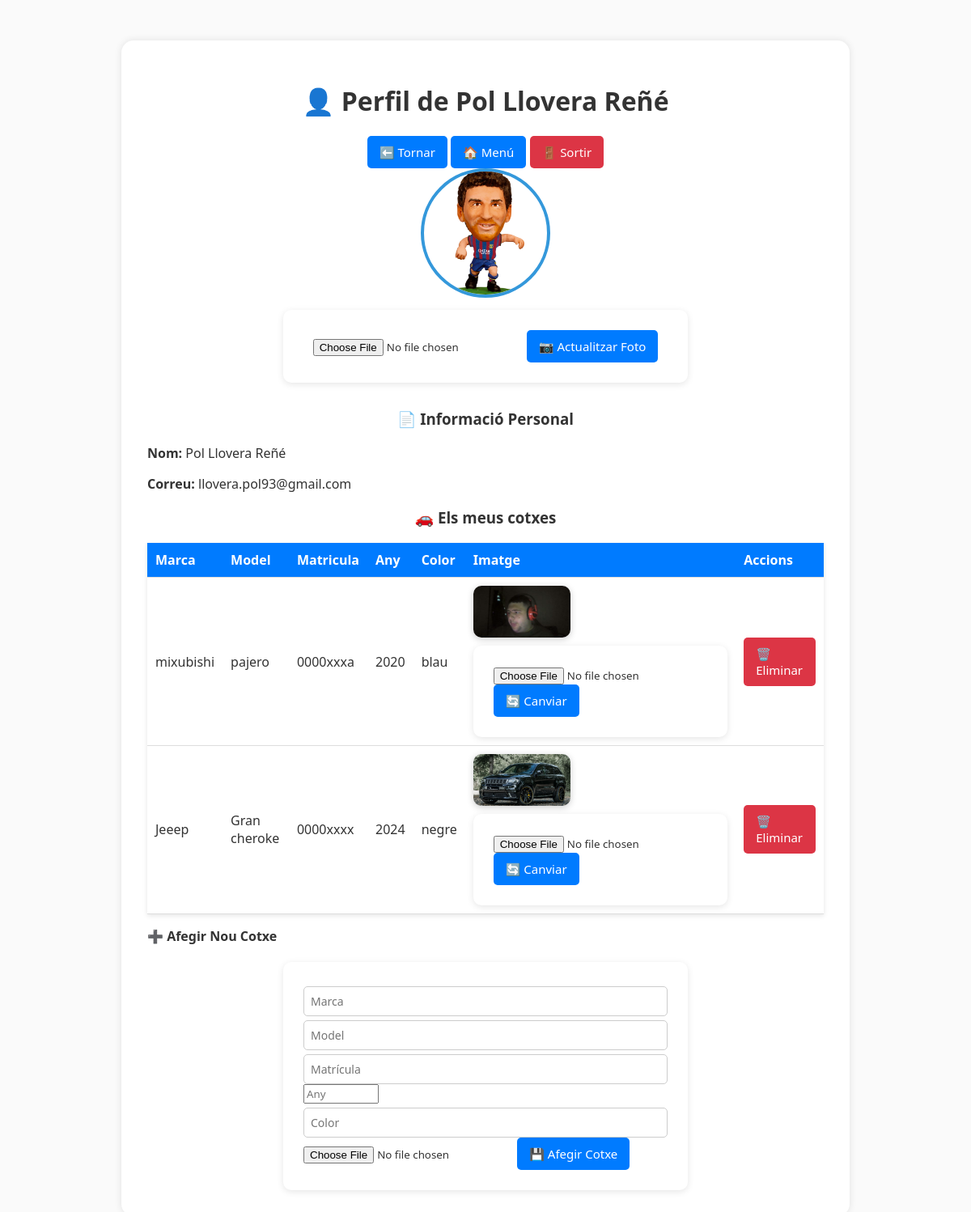
/editar.php (signed in), run on the app's committed database.
### tables this page shows
CREATE TABLE IF NOT EXISTS `usuaris` (
  `id` int NOT NULL AUTO_INCREMENT,
  `nom` varchar(100) NOT NULL,
  `imatge_perfil` varchar(255) DEFAULT 'default.png',
  `correu` varchar(100) NOT NULL,
  `contrasenya` varchar(255) NOT NULL,
  PRIMARY KEY (`id`),
  UNIQUE KEY `correu` (`correu`)
);

CREATE TABLE IF NOT EXISTS `cotxes` (
  `id` int NOT NULL AUTO_INCREMENT,
  `usuari_id` int NOT NULL,
  `marca` varchar(100) DEFAULT NULL,
  `model` varchar(100) DEFAULT NULL,
  `matricula` varchar(20) DEFAULT NULL,
  `imatge` longblob,
  `color` varchar(50) DEFAULT NULL,
  `any` int DEFAULT NULL,
  PRIMARY KEY (`id`),
  UNIQUE KEY `matricula` (`matricula`),
  KEY `usuari_id` (`usuari_id`)
);

### editar.php (the view, shortened to what this page needs)
<?php
require_once "connexio.php";
$idUsuari = $_SESSION['usuari_id'];
$sqlUsuari = $conn->prepare("SELECT nom, correu, imatge_perfil FROM usuaris WHERE id = ?");
$sqlUsuari->bind_param("i", $idUsuari);
$sqlUsuari->execute();
$dadesUsuari = $sqlUsuari->get_result()->fetch_assoc();
$cotxes = $conn->prepare("SELECT * FROM cotxes WHERE usuari_id = ?");
$cotxes->bind_param("i", $idUsuari);
$cotxes->execute();
$cotxesResult = $cotxes->get_result();
?>
<!DOCTYPE html>
<html lang="ca">
<head>
    <link rel="stylesheet" href="css/estilo.css">
</head>
<body>
<div class="container">
    <h1 class="center">👤 Perfil de <?php echo htmlspecialchars($dadesUsuari['nom']); ?></h1>
    <div class="center">
        <a href="index.php" class="boto">⬅️ Tornar</a>
        <a href="principal.php" class="boto">🏠 Menú</a>
        <a href="logout.php" class="boto danger">🚪 Sortir</a>
    </div>
    <div class="perfil-header">
        <img src="uploads/<?php echo htmlspecialchars($dadesUsuari['imatge_perfil']); ?>" alt="Perfil">
        <form method="post" enctype="multipart/form-data">
            <input type="file" name="imatge" accept="image/*" required>
            <button type="submit" class="boto success">📷 Actualitzar Foto</button>
        </form>
    </div>
    <div class="perfil-section">
        <h3>📄 Informació Personal</h3>
        <p><strong>Nom:</strong> <?php echo htmlspecialchars($dadesUsuari['nom']); ?></p>
        <p><strong>Correu:</strong> <?php echo htmlspecialchars($dadesUsuari['correu']); ?></p>
    </div>
    <div class="perfil-section">
        <h3>🚗 Els meus cotxes</h3>
        <table>
            <thead>
            <tr>
                <th>Marca</th>
                <th>Model</th>
                <th>Matricula</th>
                <th>Any</th>
                <th>Color</th>
                <th>Imatge</th>
                <th>Accions</th>
            </tr>
            </thead>
            <tbody>
            <?php while ($c = $cotxesResult->fetch_assoc()): ?>
                <tr>
                    <td><?php echo htmlspecialchars($c['marca']); ?></td>
                    <td><?php echo htmlspecialchars($c['model']); ?></td>
                    <td><?php echo htmlspecialchars($c['matricula']); ?></td>
                    <td><?php echo htmlspecialchars($c['any']); ?></td>
                    <td><?php echo htmlspecialchars($c['color']); ?></td>
                    <td>
                        <?php if (!empty($c['imatge'])): ?>
                            <img src="uploads/<?php echo htmlspecialchars($c['imatge']); ?>" class="miniatura" onclick="mostrarImatge(this)">
                            <form method="post" enctype="multipart/form-data" style="margin-top:5px;">
                                <input type="file" name="nova_imatge" accept="image/*" required>
                                <button type="submit" class="boto success">🔄 Canviar</button>
                            </form>
                        <?php else: ?>
                            <em>Sense imatge</em>
                        <?php endif; ?>
                    </td>
                    <td>
                        <a href="?delete_cotxe=<?php echo $c['id']; ?>" class="boto danger" onclick="return confirm('Eliminar cotxe?')">🗑️ Eliminar</a>
                    </td>
                </tr>
            <?php endwhile; ?>
            </tbody>
        </table>
        <h4 style="margin-top:1rem;">➕ Afegir Nou Cotxe</h4>
        <form method="post" enctype="multipart/form-data">
            <input type="text" name="marca" placeholder="Marca" required>
            <input type="text" name="model" placeholder="Model" required>
            <input type="text" name="matricula" placeholder="Matrícula" required>
            <input type="number" name="any" placeholder="Any" min="1900" max="2025">
            <input type="text" name="color" placeholder="Color">
            <input type="file" name="imatge_cotxe" accept="image/*">
            <button type="submit" class="boto success">💾 Afegir Cotxe</button>
        </form>
    </div>
</div>
</body>
</html>

### css/estilo.css (style rules this page uses)
:root { --color-fons: #f3f4f6; --color-text: #333; --color-principal: #007bff; --color-principal-hover: #0056b3; --color-exit: #dc3545; --color-exit-hover: #a71d2a; --color-success: #28a745; --color-success-hover: #1e7e34; }
* { box-sizing: border-box; font-family: "Segoe UI", Arial, sans-serif; }
body { background-color: var(--color-fons); color: var(--color-text); margin: 0; padding: 20px; }
h1, h2, h3 { text-align: center; color: var(--color-text); }
.container { max-width: 800px; margin: 0 auto; background: #fff; padding: 20px; border-radius: 10px; box-shadow: 0 2px 8px rgba(0,0,0,0.1); }
form { background: white; max-width: 500px; margin: 0 auto; padding: 25px; border-radius: 10px; box-shadow: 0 2px 8px rgba(0,0,0,0.1); }
input[type="text"], input[type="email"], input[type="password"], input[type="date"], input[type="time"], select, textarea { width: 100%; padding: 8px; margin-top: 5px; border: 1px solid #ccc; border-radius: 5px; font-size: 14px; }
button, a.boto { display: inline-block; padding: 10px 15px; border: none; border-radius: 5px; color: white; font-size: 15px; cursor: pointer; text-decoration: none; transition: background 0.2s ease; }
button { background-color: var(--color-principal); }
a.boto { background-color: var(--color-principal); }
a.danger { background-color: var(--color-exit); }
table { border-collapse: collapse; width: 100%; margin-top: 15px; background: white; box-shadow: 0 2px 6px rgba(0,0,0,0.1); }
th, td { padding: 10px; border-bottom: 1px solid #ddd; text-align: left; }
th { background-color: var(--color-principal); color: white; }
.center { text-align: center; }

### editar.php (style rules this page uses)
body { background-color: #fafafa; }
.container { width: 90%; max-width: 900px; margin: 30px auto; background: white; padding: 2rem; border-radius: 15px; box-shadow: 0 0 10px rgba(0,0,0,0.1); }
.perfil-header { text-align: center; margin-bottom: 2rem; }
.perfil-header img { width: 160px; height: 160px; border-radius: 50%; object-fit: cover; border: 4px solid #3498db; margin-bottom: 10px; }
.miniatura { width: 120px; border-radius: 10px; cursor: pointer; transition: transform 0.2s; box-shadow: 0 2px 8px rgba(0,0,0,0.2); }

### data on the page
usuaris: nom "Pol Llovera Reñé", imatge_perfil (picture), correu "llovera.pol93@gmail.com"
cotxes: marca "mixubishi", model "pajero", matricula "0000xxxa", any "2020", color "blau", imatge (picture)
cotxes: marca "Jeeep", model "Gran cheroke", matricula "0000xxxx", any "2024", color "negre", imatge (picture)
